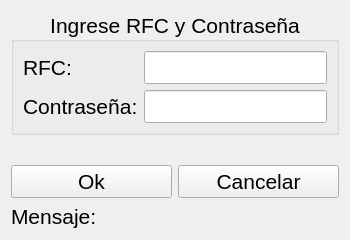
<?xml version="1.0" encoding="UTF-8"?>
<ui version="4.0">
 <class>Form</class>
 <widget class="QWidget" name="Form">
  <property name="geometry">
   <rect>
    <x>0</x>
    <y>0</y>
    <width>350</width>
    <height>240</height>
   </rect>
  </property>
  <property name="font">
   <font>
    <pointsize>16</pointsize>
   </font>
  </property>
  <property name="windowTitle">
   <string>Credenciales</string>
  </property>
  <property name="windowIcon">
   <iconset resource="../../Icons/Icons.qrc">
    <normaloff>:/Main/icon.ico</normaloff>:/Main/icon.ico</iconset>
  </property>
  <layout class="QGridLayout" name="gridLayout">
   <item row="2" column="0">
    <widget class="QPushButton" name="pb_Ok">
     <property name="text">
      <string>Ok</string>
     </property>
     <property name="icon">
      <iconset resource="../../Icons/Icons.qrc">
       <normaloff>:/Buttons/flechita.png</normaloff>:/Buttons/flechita.png</iconset>
     </property>
    </widget>
   </item>
   <item row="0" column="0" colspan="2">
    <widget class="QGroupBox" name="groupBox">
     <property name="title">
      <string>Ingrese RFC y Contraseña</string>
     </property>
     <property name="alignment">
      <set>Qt::AlignmentFlag::AlignCenter</set>
     </property>
     <layout class="QFormLayout" name="formLayout">
      <item row="0" column="0">
       <widget class="QLabel" name="label">
        <property name="text">
         <string>RFC:</string>
        </property>
       </widget>
      </item>
      <item row="0" column="1">
       <widget class="QLineEdit" name="le_RFC">
        <property name="font">
         <font>
          <pointsize>16</pointsize>
          <stylestrategy>PreferDefault</stylestrategy>
         </font>
        </property>
        <property name="inputMethodHints">
         <set>Qt::InputMethodHint::ImhPreferUppercase</set>
        </property>
        <property name="text">
         <string/>
        </property>
        <property name="maxLength">
         <number>555</number>
        </property>
       </widget>
      </item>
      <item row="1" column="0">
       <widget class="QLabel" name="label_2">
        <property name="text">
         <string>Contraseña:</string>
        </property>
       </widget>
      </item>
      <item row="1" column="1">
       <widget class="QLineEdit" name="le_passwd">
        <property name="echoMode">
         <enum>QLineEdit::EchoMode::Password</enum>
        </property>
       </widget>
      </item>
     </layout>
    </widget>
   </item>
   <item row="3" column="0">
    <widget class="QLabel" name="lb_message">
     <property name="text">
      <string>Mensaje:</string>
     </property>
    </widget>
   </item>
   <item row="2" column="1">
    <widget class="QPushButton" name="pb_Cancel">
     <property name="text">
      <string>Cancelar</string>
     </property>
     <property name="icon">
      <iconset resource="../../Icons/Icons.qrc">
       <normaloff>:/Buttons/boton-x.png</normaloff>:/Buttons/boton-x.png</iconset>
     </property>
    </widget>
   </item>
   <item row="1" column="0">
    <spacer name="verticalSpacer">
     <property name="orientation">
      <enum>Qt::Orientation::Vertical</enum>
     </property>
     <property name="sizeHint" stdset="0">
      <size>
       <width>20</width>
       <height>40</height>
      </size>
     </property>
    </spacer>
   </item>
  </layout>
 </widget>
 <tabstops>
  <tabstop>le_RFC</tabstop>
  <tabstop>le_passwd</tabstop>
  <tabstop>pb_Ok</tabstop>
  <tabstop>pb_Cancel</tabstop>
 </tabstops>
 <resources>
  <include location="../../Icons/Icons.qrc"/>
 </resources>
 <connections/>
</ui>
